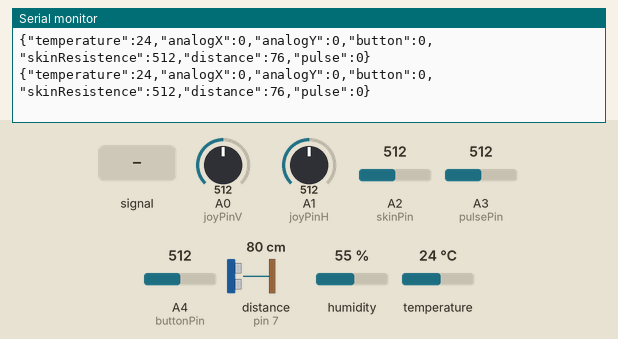
The sketch below on a simulated Arduino Uno, built with avr-gcc and run on an emulated ATmega328P. Parts: the last lines printed to the serial monitor. Wiring (inferred from the names in the program): ultrasonic range finder: trigger pin 8; echo pin 7. Inputs (shaded band) come from the test bench; at power-on: distance to the obstacle (sensor on pin 7) 80 cm, A0 (joyPinV) = 512, A1 (joyPinH) = 512, A2 (skinPin) = 512, A3 (pulsePin) = 512, A4 (buttonPin) = 512, humidity 55 %, temperature 24 °C. The echo pulse lasts 58.3 µs per cm.

Above: at 3.2 s.
3.3 s: A3 (pulsePin) fed a 200 Hz sine of ±81 counts around its level
10.3 s: distance to the obstacle (sensor on pin 7) set to 2 cm
At 11.3 s:
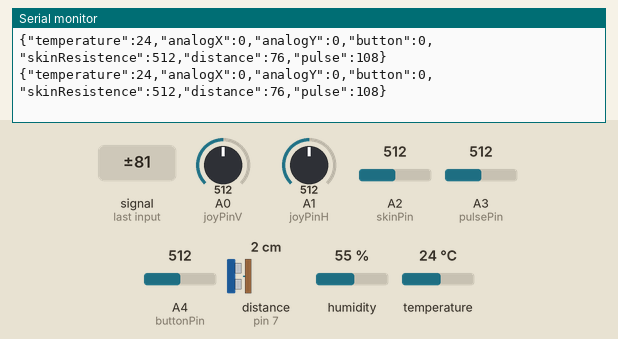
17.3 s: A0 (joyPinV) set to 490
At 18.1 s:
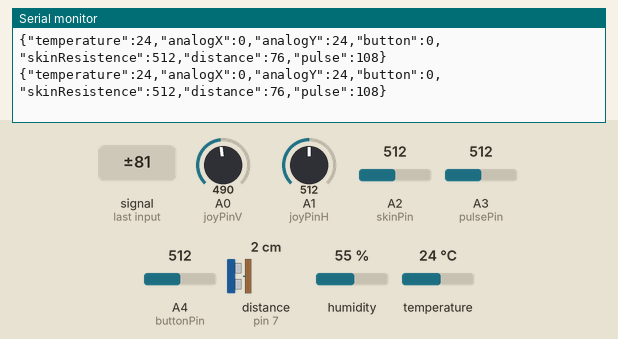
Timing chart, 0 to 20.3 s (numbered marks = the images above; inputs shaded):
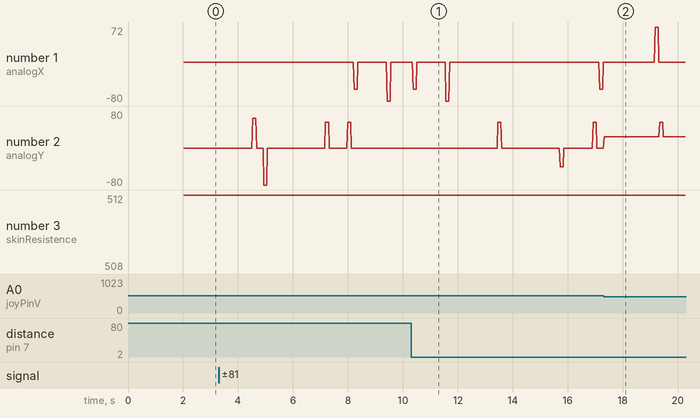

The sketch:

AllSensors.ino
```cpp
// (licence header left out)
#include "DHT.h"

// Temperature
#define DHTPIN 4
// Joystick
#define joyPinV 0
#define joyPinH 1
#define buttonPin 4
// Skin
#define skinPin 2
// Distance
#define echoPin 7
#define trigerPin 8
// Hearth
#define pulsePin 3
// Delay
#define delayTime 1

// these variables are volatile because they are used during the interrupt service routine!
volatile int BPM;
volatile int Signal;
volatile int IBI = 600;
volatile boolean Pulse = false;
volatile boolean QS = false;

int maximumRange = 100;
int minimumRange = 0;
long duration, distance;

#define DHTTYPE DHT11

DHT dht(DHTPIN, DHTTYPE);

#define maxPulse 32
unsigned char arrayPulse[maxPulse];
unsigned char posPulse;

#define maxSkin 64
unsigned int arraySkin[maxSkin];
unsigned char posSkin;

#define maxDistance 8
unsigned int arrayDistance[maxDistance];
unsigned char posDistance;

#define keyD 13

void setup()
{
  for(int i=0;i<maxPulse;i++) arrayPulse[i]=0;
  for(int i=0;i<maxSkin;i++) arraySkin[i]=0;
  for(int i=0;i<maxDistance;i++) arrayDistance[i]=0;
  pinMode(keyD, OUTPUT);
  pinMode(trigerPin, OUTPUT);
  pinMode(echoPin, INPUT);
  digitalWrite(keyD, HIGH);
  Serial.begin(38400);
  Serial.print("AT\r\n");
  delay(1000);
  Serial.print("AT+UART=38400,1,0\r\n");
  delay(1000);
  digitalWrite(keyD, LOW);
//  Serial.begin(9600);
  interruptSetup();
  dht.begin();
}

char buf[256];

int getDistance(int trigP,int echoP)
{
 digitalWrite(trigP, LOW);
 delayMicroseconds(2);
 digitalWrite(trigP, HIGH);
 delayMicroseconds(10);
 digitalWrite(trigP, LOW);
 duration = pulseIn(echoP, HIGH);
 distance = duration/58.2;
 if (distance >= maximumRange || distance <= minimumRange) return 100;
 return(distance);
}

int count=0;
int valueTemperature;
int valueH;
int valueV;
int valueButton;
int valueSkinRes;
int valueDistance;
int valuePulse;
#define lowPriority 50
#define mediumPriority 25
#define highPriority 12
#define realPriority 5

#define debug 0

void loop()
{
  int haveChange;
  int tmp;
  haveChange=1;
  if(count%lowPriority==0)
  {
    // Temperature
    float temperature = dht.readTemperature();
    if(isnan(temperature))
    {
      temperature=0;
    }
    tmp=temperature;
    if(valueTemperature!=tmp)
    {
      if(debug) Serial.println("Changed by valueTemperature");
      valueTemperature=tmp;
      haveChange=1;
     }
  }
  // Joystick
  if(count%realPriority==0)
  {
    tmp = analogRead(joyPinH) & 0b1111111111111000;
    tmp-=512;
    if(valueH!=tmp)
    {
      if(debug) Serial.println("Changed by valueH");
      valueH=tmp;
      haveChange=1;
     }
  }
  if(count%realPriority==1)
  {
    tmp = analogRead(joyPinV) & 0b1111111111111000;
    tmp-=512;
    tmp*=-1;
    if(valueV!=tmp)
    {
      if(debug) Serial.println("Changed by valueV");
      valueV=tmp;
      haveChange=1;
    }
  }
  if(count%realPriority==2)
  {
    tmp = analogRead(buttonPin);
    tmp = (tmp<128?1:0);
    if(valueButton!=tmp)
    {
      if(debug) Serial.println("Changed by valueButton");
      valueButton=tmp;
      haveChange=1;
    }
  }
  // Skin
  if(count%mediumPriority==0)
  {
    if(posSkin>=maxSkin) posSkin=0;
    arraySkin[posSkin]=analogRead(skinPin);
    posSkin++;
    unsigned long sumSkin=0;
    int countSkin=0;
    for(int i=0;i<maxSkin;i++)
    {
      if(arraySkin[i])
      {
        sumSkin+=arraySkin[i];
        countSkin++;
      }
    }
    if(countSkin)
    {
      tmp=sumSkin/countSkin;
      if(valueSkinRes!=tmp)
      {
        if(debug) Serial.println("Changed by valueSkin");
        valueSkinRes=tmp;
        haveChange=1;
      }
    }
  }
  if(count%mediumPriority==0)
  {
    // Distance
    if(posDistance>=maxDistance) posDistance=0;
    int readDistance=getDistance(trigerPin,echoPin);
    if(readDistance>=5) if(readDistance<=90)
    {
      arrayDistance[posDistance]=readDistance;
      posDistance++;
    }
    unsigned long sumDistance=0;
    int countDistance=0;
    for(int i=0;i<maxDistance;i++)
    {
      if(arrayDistance[i])
      {
        sumDistance+=arrayDistance[i];
        countDistance++;
      }
    }
    if(countDistance)
    {
      tmp=(sumDistance/countDistance) & 0b1111111111111100;
      if(valueDistance!=tmp)
      {
        if(debug) Serial.println("Changed by valueDist");
        valueDistance=tmp;
        haveChange=1;
      }
    }
  }
  if(count%highPriority==0)
  {
    // Hearth
    // average of last maxPulse reads
    if(posPulse>=maxPulse) posPulse=0;
    // only valid pulses!
    if(BPM>=75) if(BPM<=200)
    {
      arrayPulse[posPulse]=BPM;
      posPulse++;
    }
    int sumPulse=0;
    int countPulse=0;
    for(int i=0;i<maxPulse;i++)
    {
      if(arrayPulse[i])
      {
        sumPulse+=arrayPulse[i];
        countPulse++;
      }
    }
    if (QS == true) QS = false;
    if(countPulse)
    {
      tmp=(sumPulse/countPulse) & 0b1111111111111100;
      if(valuePulse!=tmp)
      {
        if(debug) Serial.println("Changed by valuePulse");
        valuePulse=tmp;
        haveChange=1;
      }
    }
  }
  if(haveChange==1)
  {
    // Json
    sprintf(buf,"{\"temperature\":%i,\"analogX\":%i,\"analogY\":%i,\"button\":%i,\"skinResistence\":%i,\"distance\":%i,\"pulse\":%i}",valueTemperature,valueH,valueV,valueButton,valueSkinRes,valueDistance,valuePulse);
    Serial.println(buf);
  }
  count++;
}
```

Interrupt.ino
```cpp
volatile int rate[10];                    // used to hold last ten IBI values
volatile unsigned long sampleCounter = 0;          // used to determine pulse timing
volatile unsigned long lastBeatTime = 0;           // used to find the inter beat interval
volatile int P =512;                      // used to find peak in pulse wave
volatile int T = 512;                     // used to find trough in pulse wave
volatile int thresh = 512;                // used to find instant moment of heart beat
volatile int amp = 100;                   // used to hold amplitude of pulse waveform
volatile boolean firstBeat = true;        // used to seed rate array so we startup with reasonable BPM
volatile boolean secondBeat = true;       // used to seed rate array so we startup with reasonable BPM


void interruptSetup(){
  // Initializes Timer2 to throw an interrupt every 2mS.
  TCCR2A = 0x02;     // DISABLE PWM ON DIGITAL PINS 3 AND 11, AND GO INTO CTC MODE
  TCCR2B = 0x06;     // DON'T FORCE COMPARE, 256 PRESCALER
  OCR2A = 0X7C;      // SET THE TOP OF THE COUNT TO 124 FOR 500Hz SAMPLE RATE
  TIMSK2 = 0x02;     // ENABLE INTERRUPT ON MATCH BETWEEN TIMER2 AND OCR2A
  sei();             // MAKE SURE GLOBAL INTERRUPTS ARE ENABLED
}


// THIS IS THE TIMER 2 INTERRUPT SERVICE ROUTINE.
// Timer 2 makes sure that we take a reading every 2 miliseconds
ISR(TIMER2_COMPA_vect){                         // triggered when Timer2 counts to 124
    cli();                                      // disable interrupts while we do this
    Signal = analogRead(pulsePin);              // read the Pulse Sensor
    sampleCounter += 2;                         // keep track of the time in mS with this variable
    int N = sampleCounter - lastBeatTime;       // monitor the time since the last beat to avoid noise

//  find the peak and trough of the pulse wave
    if(Signal < thresh && N > (IBI/5)*3){       // avoid dichrotic noise by waiting 3/5 of last IBI
        if (Signal < T){                        // T is the trough
            T = Signal;                         // keep track of lowest point in pulse wave
         }
       }

    if(Signal > thresh && Signal > P){          // thresh condition helps avoid noise
        P = Signal;                             // P is the peak
       }                                        // keep track of highest point in pulse wave

  //  NOW IT'S TIME TO LOOK FOR THE HEART BEAT
  // signal surges up in value every time there is a pulse
if (N > 250){                                   // avoid high frequency noise
  if ( (Signal > thresh) && (Pulse == false) && (N > (IBI/5)*3) ){
    Pulse = true;                               // set the Pulse flag when we think there is a pulse
    //digitalWrite(blinkPin,HIGH);                // turn on pin 13 LED
    IBI = sampleCounter - lastBeatTime;         // measure time between beats in mS
    lastBeatTime = sampleCounter;               // keep track of time for next pulse

         if(firstBeat){                         // if it's the first time we found a beat, if firstBeat == TRUE
             firstBeat = false;                 // clear firstBeat flag
             return;                            // IBI value is unreliable so discard it
            }
         if(secondBeat){                        // if this is the second beat, if secondBeat == TRUE
            secondBeat = false;                 // clear secondBeat flag
               for(int i=0; i<=9; i++){         // seed the running total to get a realisitic BPM at startup
                    rate[i] = IBI;
                    }
            }

    // keep a running total of the last 10 IBI values
    word runningTotal = 0;                   // clear the runningTotal variable

    for(int i=0; i<=8; i++){                // shift data in the rate array
          rate[i] = rate[i+1];              // and drop the oldest IBI value
          runningTotal += rate[i];          // add up the 9 oldest IBI values
        }

    rate[9] = IBI;                          // add the latest IBI to the rate array
    runningTotal += rate[9];                // add the latest IBI to runningTotal
    runningTotal /= 10;                     // average the last 10 IBI values
    BPM = 60000/runningTotal;               // how many beats can fit into a minute? that's BPM!
    QS = true;                              // set Quantified Self flag
    // QS FLAG IS NOT CLEARED INSIDE THIS ISR
    }
}

  if (Signal < thresh && Pulse == true){     // when the values are going down, the beat is over
      //digitalWrite(blinkPin,LOW);            // turn off pin 13 LED
      Pulse = false;                         // reset the Pulse flag so we can do it again
      amp = P - T;                           // get amplitude of the pulse wave
      thresh = amp/2 + T;                    // set thresh at 50% of the amplitude
      P = thresh;                            // reset these for next time
      T = thresh;
     }

  if (N > 2500){                             // if 2.5 seconds go by without a beat
      thresh = 512;                          // set thresh default
      P = 512;                               // set P default
      T = 512;                               // set T default
      lastBeatTime = sampleCounter;          // bring the lastBeatTime up to date
      firstBeat = true;                      // set these to avoid noise
      secondBeat = true;                     // when we get the heartbeat back
     }

  sei();                                     // enable interrupts when youre done!
}// end isr
```

Measured:
- after the input at 17.3 s, the serial monitor: prints a new line at once (image 2)
- plotted number 3: 512 → 509 after the input at 17.3 s
